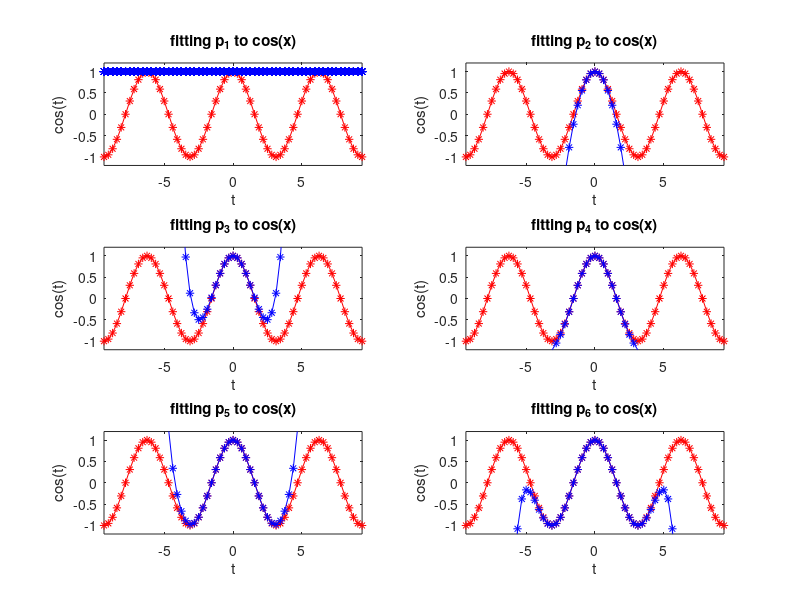

The MATLAB script that drew this image:
% plotting cos(x) and its various approximations

t = -3*pi:pi/10:3*pi; % defining an array of points for x-axis
l=length(t); % to be used for defining pi
y = cos(t); % real values of cosine function

% defining various terms of Maclaurien series
a1 = ones(l);% only first term
a2 =(1-t.^2/2); % first and second term
a3=(a2+t.^4/factorial(4)); % first,second and third term
a4=(a3-t.^6/factorial(6)); % first,second,third and fourth term
a5=(a4+t.^8/factorial(8)); % first,second,third, fourth and fifth term
a6=(a5-t.^10/factorial(10));% first,second,third, fourth,fifth and sixth term

% plotting fitting of cos(x) with increasing number of terms
figure(1)

subplot(3,2,1)
plot(t,y,'*r-',t,a1,'*b-')
axis([-3*pi 3*pi -1.2 1.2])
title('fitting p_{1} to cos(x)')
xlabel('t')
ylabel('cos(t)')

subplot(3,2,2)
plot(t,y,'*r-',t,a2,'*b-')
axis([-3*pi 3*pi -1.2 1.2])
title('fitting p_{2} to cos(x)')
xlabel('t')
ylabel('cos(t)')

subplot(3,2,3)
plot(t,y,'*r-',t,a3,'*b-')
axis([-3*pi 3*pi -1.2 1.2])
title('fitting p_{3} to cos(x)')
xlabel('t')
ylabel('cos(t)')

subplot(3,2,4)
plot(t,y,'*r-',t,a4,'*b-')
axis([-3*pi 3*pi -1.2 1.2])
title('fitting p_{4} to cos(x)')
xlabel('t')
ylabel('cos(t)')

subplot(3,2,5)
plot(t,y,'*r-',t,a5,'*b-')
axis([-3*pi 3*pi -1.2 1.2])
title('fitting p_{5} to cos(x)')
xlabel('t')
ylabel('cos(t)')

subplot(3,2,6)
plot(t,y,'*r-',t,a6,'*b-')
axis([-3*pi 3*pi -1.2 1.2])
title('fitting p_{6} to cos(x)')
xlabel('t')
ylabel('cos(t)')